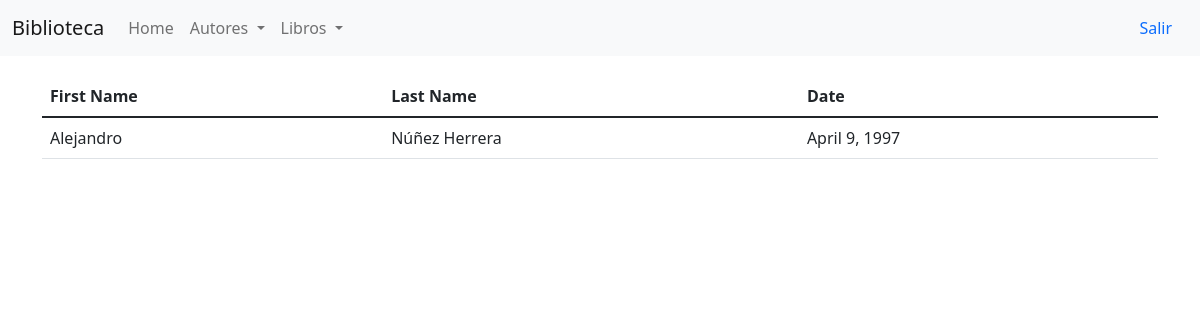
Page /autores/5/ on the committed database.
### libros/models.py (models this page shows, shortened)
class Author(models.Model):
    first_name = models.CharField(max_length=200)
    last_name = models.CharField(max_length=200)
    photo = models.CharField(max_length=200, default="link")
    birth_date = models.DateField()

### libros/views.py (the view)
# urls.py: path('autores/<id>/', views.detail_view, name='autor_detail'),
def detail_view(request, id):
    context = {}
    context['object'] = Author.objects.get(id = id)
    return render(request,'autores/autor_detalle.html',context)

### libros/templates/autores/autor_detalle.html (shortened to what this page needs)
{% extends "base_template.html" %}
{% load static %}
{% block headers %}
<link rel="stylesheet" href="{% static 'css/autor_detalle.css' %}">
{% endblock %}
{% block content %}
<div class="container detalle">
    <table class="table">
        <thead>
          <tr>
            <th scope="col">First Name</th>
            <th scope="col">Last Name</th>
            <th scope="col">Date</th>
          </tr>
        </thead>
        <tbody>
          <tr>
            <td>{{ object.first_name }}</td>
            <td>{{ object.last_name }}</td>
            <td>{{ object.birth_date }}</td>
          </tr>
        </tbody>
      </table>
</div>
{% endblock %}

### libros/static/css/autor_detalle.css (style rules this page uses)
.detalle { margin-top: 20px; }

### rows in the picture
Author: first_name "Alejandro", last_name "Núñez Herrera", birth_date "April 9, 1997"
